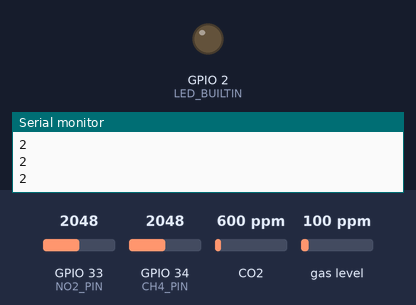
The program below on a simulated ESP32. Shown: output pins drawn as LEDs (lit = HIGH), the last lines printed to the serial monitor. The test bench sets the inputs (shaded band); at power-on: CO2 600 ppm, GPIO 33 (NO2_PIN) = 2048, GPIO 34 (CH4_PIN) = 2048, gas level 100 ppm. The local clock reads 2024-03-15 10:24:30 at power-on unless the program sets it; storage starts empty.

Above: at 2.8 s.
2.9 s: CO2 set to 966 ppm
4.4 s: CO2 set to 1040 ppm
At 11.3 s:
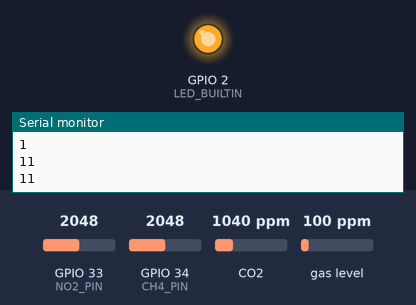
Timing chart, 0 to 11.9 s (numbered marks = the images above; inputs shaded):
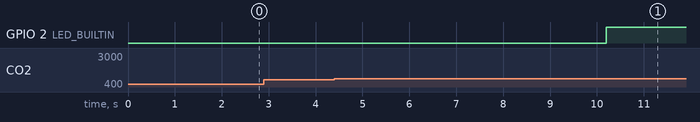

Measured:
- the behaviour switches between 999 and 1000 ppm on CO2 (found by bisection; images 0 and 1)

The program:

main.cpp
```cpp
/***************************************************************************
    @brief Define libraries
 ***************************************************************************/
#include <Arduino.h>

#include <Wire.h>
#include <SPI.h>

#include "Adafruit_CCS811.h"
#include <RTClib.h>
#include <SD.h>

/***************************************************************************
    @brief Define constants
 ***************************************************************************/
#define SERIAL_BAUDRATE             115200

/**************************************************************************/
/*!
    @brief  Choose time setting mode.
    @param  SET_COMPUTER_TIME Set time base on real-time on your PC
    @param  SET_MANUAL_TIME   Set time by your own wanted time
    @param  FINISH_TIME_SETTING  Use this definition to upload the firmware to your MCU after successfully set the time.
*/
/**************************************************************************/
#define FINISH_TIME_SETTING

#define SD_CHIP_SELECT_PIN          5
#define NO2_PIN                     33
#define CH4_PIN                     34

/***************************************************************************
    @brief  Set sampling rates in seconds
 ***************************************************************************/
#define SAMPLING_RATE_1             10
#define SAMPLING_RATE_2             15
#define SAMPLING_RATE_3             30

/***************************************************************************
    @brief  LED definitions to indicate if system is still working
 ***************************************************************************/
#define LED_BUILTIN                 2
#define LED_STATE_ON                (1u)
#define LED_STATE_OFF               (0u)
#define LED_INIT_STATE              LED_STATE_OFF
uint8_t LED_State = LED_INIT_STATE;

/***************************************************************************
    @brief Define objects
 ***************************************************************************/
Adafruit_CCS811 ccs;
RTC_DS3231 rtc;  // rtc module
File dataFile, datafile_1, datafile_2, datafile_3;  // sd module

/***************************************************************************
    @brief Define parameters
 ***************************************************************************/
unsigned long timer_1 = 0;

char file_name[32];
char file_name_1[32];
char file_name_2[32];
char file_name_3[32];

uint16_t counter_1 = 0;
uint16_t counter_2 = 0;
uint16_t counter_3 = 0;

struct
{
  int day;
  int month;
  int year;
  int hour;
  int minute;
  int second;
} rtc_data;

struct
{
  float co2_data;
  float tvoc_data;
  float no2_data;
  float ch4_data;
} sensors_data;

// int no2_pin = 33;
// int ch4_pin = 34;
// float no2_value, ch4_value;

/***************************************************************************
    @brief Functions declarations
 ***************************************************************************/
void rtc_init();
void rtc_set_time();
void get_file_name();

void sd_init();
void sd_make_file();
void sd_log_data();
void sd_log_data_1();
void sd_log_data_2();
void sd_log_data_3();

void get_sensors_data();
void print_sensors_data();

void counter_increment();
void LED_init();
void LED_toggle();

/***************************************************************************
    @brief Applications
 ***************************************************************************/
void setup() {
  Serial.begin(SERIAL_BAUDRATE);
  timer_1 = millis();

  if(!ccs.begin()){
    Serial.println("Failed to start sensor! Please check your wiring.");
    while(1);
  }
  while(!ccs.available());  // Wait for the sensor to be ready
  rtc_init();
  sd_init();
  LED_init();
}

void loop() {
  if ( (unsigned long) (millis() - timer_1) > 1000)
  {
    counter_increment();
    rtc_set_time();
    DateTime now = rtc.now();
    rtc_data.day = now.day();
    rtc_data.month = now.month();
    rtc_data.year = now.year();
    rtc_data.hour = now.hour();
    rtc_data.minute = now.minute();
    rtc_data.second = now.second();
    get_file_name();
    sd_make_file();
    get_sensors_data();
    if(counter_1 >= SAMPLING_RATE_1)
    {
      sd_log_data_1();
      counter_1 = 0;
      LED_toggle();
    }
    if(counter_2 >= SAMPLING_RATE_2)
    {
      sd_log_data_2();
      counter_2 = 0;
    }
    if(counter_3 >= SAMPLING_RATE_3)
    {
      sd_log_data_3();
      counter_3 = 0;
    }
    if(ccs.available()) {
      if(!ccs.readData())
        print_sensors_data();
      else {
        Serial.println("ERROR!");
        //while(1);
      }
    }
    print_sensors_data();
    timer_1 = millis();
  }
}

/***************************************************************************
    @brief  RTC functions definitions
 ***************************************************************************/
void rtc_init()
{
  rtc.begin();
  if (!rtc.begin())
    Serial.println("RTC not found!");
  else
    Serial.println("RTC initialized!");
}
void rtc_set_time()
{
  #ifdef SET_COMPUTER_TIME
    rtc.adjust(DateTime(F(__DATE__), F(__TIME__)));
  #endif
  #ifdef SET_MANUAL_TIME
    rtc.set();
  #endif
  #ifdef FINISH_TIME_SETTING
    // do nothing
  #endif
  //Serial.println("Time updated!");
}

/***************************************************************************
    @brief  SD functions definitions
 ***************************************************************************/
void sd_init()
{
  if (!SD.begin(SD_CHIP_SELECT_PIN))
  {
    Serial.println("SD card not found.");
    while(1);
  }
  Serial.println("SD init successful.");
}
void get_file_name()
{
  // sprintf(file_name, "/%04d%02d%02d.csv", rtc_data.year, rtc_data.month, rtc_data.day);
  sprintf(file_name_1, "/%04d%02d%02d_sampling_rate_1.csv", rtc_data.year, rtc_data.month, rtc_data.day);
  sprintf(file_name_2, "/%04d%02d%02d_sampling_rate_2.csv", rtc_data.year, rtc_data.month, rtc_data.day);
  sprintf(file_name_3, "/%04d%02d%02d_sampling_rate_3.csv", rtc_data.year, rtc_data.month, rtc_data.day);
}
void sd_make_file()
{
  if (! SD.exists(file_name))
  {
    File dataFile = SD.open(file_name, FILE_WRITE);
    dataFile.print("CO2,TVOC,NO2,CH4\n");
    dataFile.close();
  }
  else if (! SD.exists(file_name_1))
  {
    File datafile_1 = SD.open(file_name_1, FILE_WRITE);
    datafile_1.print("CO2,TVOC,NO2,CH4\n");
    datafile_1.close();
  }
  else if (! SD.exists(file_name_2))
  {
    File datafile_2 = SD.open(file_name_2, FILE_WRITE);
    datafile_2.print("CO2,TVOC,NO2,CH4\n");
    datafile_2.close();
  }
  else if (! SD.exists(file_name_3))
  {
    File datafile_3 = SD.open(file_name_3, FILE_WRITE);
    datafile_3.print("CO2,TVOC,NO2,CH4\n");
    datafile_3.close();
  }
  else
  {
    //Serial.println("file for today existed!");
  }
}
void sd_log_data()
{
  File dataFile = SD.open(file_name, FILE_APPEND);
  if (dataFile)
  {
    dataFile.print(sensors_data.co2_data);
    dataFile.print(",");
    dataFile.print(sensors_data.tvoc_data);
    dataFile.print(",");
    dataFile.print(sensors_data.no2_data);
    dataFile.print(",");
    dataFile.println(sensors_data.ch4_data);

    dataFile.close();
    Serial.println("print!");
  }
  else
  {
    Serial.println("writing failed!!");
  }
}
void sd_log_data_1()
{
  File datafile_1 = SD.open(file_name_1, FILE_APPEND);
  if (datafile_1)
  {
    datafile_1.print(sensors_data.co2_data);
    datafile_1.print(",");
    datafile_1.print(sensors_data.tvoc_data);
    datafile_1.print(",");
    datafile_1.print(sensors_data.no2_data);
    datafile_1.print(",");
    datafile_1.println(sensors_data.ch4_data);

    datafile_1.close();
    Serial.println("print 1!");
  }
  else
  {
    Serial.println("writing failed!!");
  }
}
void sd_log_data_2()
{
  File datafile_2 = SD.open(file_name_2, FILE_APPEND);
  if (datafile_2)
  {
    datafile_2.print(sensors_data.co2_data);
    datafile_2.print(",");
    datafile_2.print(sensors_data.tvoc_data);
    datafile_2.print(",");
    datafile_2.print(sensors_data.no2_data);
    datafile_2.print(",");
    datafile_2.println(sensors_data.ch4_data);

    datafile_2.close();
    Serial.println("print 2!");
  }
  else
  {
    Serial.println("writing failed!!");
  }
}
void sd_log_data_3()
{
  File datafile_3 = SD.open(file_name_3, FILE_APPEND);
  if (datafile_3)
  {
    datafile_3.print(sensors_data.co2_data);
    datafile_3.print(",");
    datafile_3.print(sensors_data.tvoc_data);
    datafile_3.print(",");
    datafile_3.print(sensors_data.no2_data);
    datafile_3.print(",");
    datafile_3.println(sensors_data.ch4_data);

    datafile_3.close();
    Serial.println("print 3!");
  }
  else
  {
    Serial.println("writing failed!!");
  }
}

/***************************************************************************
    @brief  Supporting functions definitions
 ***************************************************************************/
void counter_increment()
{
  counter_1++;
  counter_2++;
  counter_3++;
}
void get_sensors_data()
{
  sensors_data.co2_data = ccs.geteCO2();
  sensors_data.tvoc_data = ccs.getTVOC();
  sensors_data.no2_data = analogRead(NO2_PIN);
  sensors_data.ch4_data = analogRead(CH4_PIN);
}
void print_sensors_data()
{
  Serial.print("CO2: ");
  Serial.print(sensors_data.co2_data);
  Serial.print("ppm, TVOC: ");
  Serial.print(sensors_data.tvoc_data);
  Serial.print("\tNO2: ");
  Serial.print(sensors_data.no2_data);
  Serial.print("\tCH4: ");
  Serial.println(sensors_data.ch4_data);
  Serial.println(counter_1);
  Serial.println(counter_2);
  Serial.println(counter_3);
}
void LED_init() {
  pinMode(LED_BUILTIN, OUTPUT);
}
void LED_toggle() {
  if ( (LED_State == LED_STATE_OFF) ) {
    digitalWrite(LED_BUILTIN, HIGH);
    LED_State = LED_STATE_ON;
  }
  else {
    digitalWrite(LED_BUILTIN, LOW);
    LED_State = LED_STATE_OFF;
  }
  Serial.println("LED toggled!");
}
```
